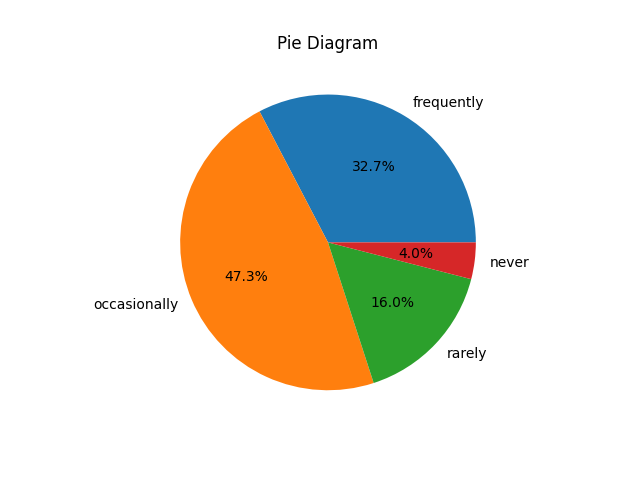

Reproduce this figure in Python.
import matplotlib.pyplot as plt 

#pie diagram

# visit - No. of persons
# frequently - 49
# occasionally - 71
# Rarely - 24
# never - 6

data = {'frequently':49, 'occasionally':71, 'rarely':24, 'never':6}
visit = list(data.keys())
noOfPersons = list(data.values())

plt.title('Pie Diagram')

plt.pie(noOfPersons, labels = visit, autopct='%0.1f%%') #autopct is to label the pies

#the plt.pie will automatically 

plt.show()
